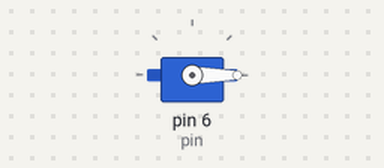
A sketch run on a simulated Arduino Uno, built with avr-gcc and run on an emulated ATmega328P. Shown: servo.

Above: at 0.05 s.
At 1.5 s:
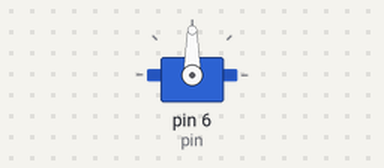
At 3.0 s:
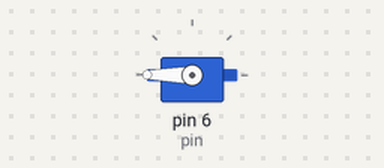
Timing chart, 0 to 6.9 s (numbered marks = the images above):
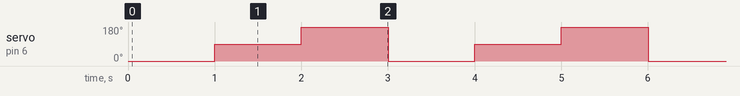

Measured:
- by itself, servo on pin 6 (pin): repeats every 3.0 s: 180° 1.0 s, 0° 1.0 s, 90° 1.0 s

The sketch:

code.ino
```cpp
#include<Servo.h>

int pin = 6;
Servo myServo;

void setup(){

myServo.attach(pin);

}

void loop(){
  myServo.write(0);
  delay(1000);

  myServo.write(90);
  delay(1000);

  myServo.write(180);
  delay(1000);

}
```
